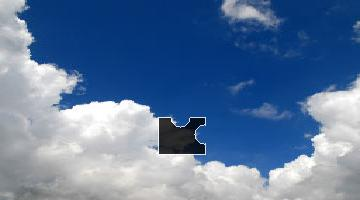
#> input picture slider_yzm/image_cache/background.png, 360 x 200 px, found by its file name
$ python slide_match.py
#> lines starting #> are read from the running program, lines starting #| are printed output that depends on the picture; after the words box and inside, x2 and y2 are one past the last pixel; in counts of white or black regions, pixels touching at a corner belong together; long printed decimals are rounded
import cv2


# 定义一个函数用于在图像上绘制矩形框，并显示结果
def cv_show_target(img, x1, y1, x2, y2):
    # 在图像上绘制矩形框，颜色为绿色，线条宽度为2
    cv2.rectangle(img, (x1, y1), (x2, y2), (0, 255, 0), 2)
    # 显示处理后的图像
    cv2.imshow("res", img)
    # 等待用户按键继续
    cv2.waitKey(0)
    # 关闭所有显示的窗口
    cv2.destroyAllWindows()


# 定义一个函数用于显示图像
def cv_show(img, title="img"):
    # 显示图像
    cv2.imshow(title, img)
    # 等待用户按键继续
    cv2.waitKey(0)
    # 关闭所有显示的窗口
    cv2.destroyAllWindows()


# 加载背景图像
bg = cv2.imread('background.png')
#> bg is the input picture: shape (200, 360, 3); mean B, G, R 156.9, 120, 92.6
# 检查图像是否成功加载
if bg is None:
    print("Error: bg.png 加载失败")
else:
    # cv_show(bg, "bg")  # 显示背景图像
    pass

# 加载目标图像
target = cv2.imread('target.png')
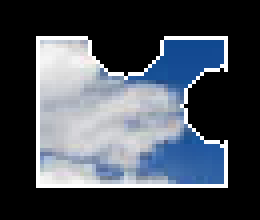
#> input picture slider_yzm/image_cache/target.png, 65 x 55 px, found by its file name (shown 4 times larger)
#> target is the input picture: shape (55, 65, 3); mean B, G, R 84.6, 74.9, 68.1
# 检查图像是否成功加载
if target is None:
    print("Error: target.png 加载失败")
else:
    # cv_show(target, "target")  # 显示目标图像
    pass
# 对背景图像和目标图像进行边缘检测
bg_canny = cv2.Canny(bg, 100, 200)
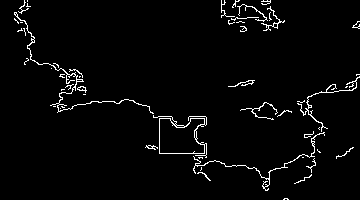
#> bg_canny: shape (200, 360); 2.9% white in thin lines or dots
target_canny = cv2.Canny(target, 100, 200)
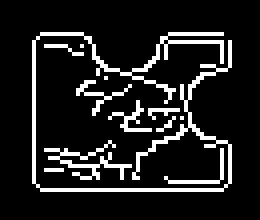
#> target_canny: shape (55, 65) (shown 4 times larger); 12.3% white in thin lines or dots, all inside (x1, y1, x2, y2) = (8, 8, 58, 48)

# 显示边缘检测结果
cv_show(bg_canny, "bg_canny")
cv_show(target_canny, "target_canny")

# 在背景图像中查找与目标图像匹配的区域
res = cv2.matchTemplate(bg_canny, target_canny, cv2.TM_CCOEFF_NORMED)
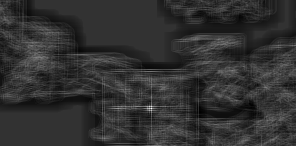
#> res: shape (146, 296) float32; min -0.0822, max 0.329, mean -0.00196; drawn with min black and max white
# 获取匹配结果的最小值、最大值及其位置
min_val, max_val, min_loc, max_loc = cv2.minMaxLoc(res)
#> min_val = -0.0822; max_val = 0.329; min_loc = (199, 112); max_loc = (151, 108)

# 打印匹配度，最大值越接近1表示匹配度越高
print(f"匹配度: {max_val}")
#| 匹配度: 0.3295

# 获取目标图像的尺寸（高度和宽度）
height, width = target.shape[:2]
#> height = 55; width = 65

# 计算矩形框的左上角和右下角坐标
x1, y1 = max_loc[0], max_loc[1]
#> x1 = 151; y1 = 108
x2, y2 = x1 + width, y1 + height
#> x2 = 216; y2 = 163

# 在背景图像上绘制匹配区域的矩形框，并显示最终结果
cv_show_target(bg, x1, y1, x2, y2)
print(f'{x1}, {y1}, {x2}, {y2}')
#| 151, 108, 216, 163
